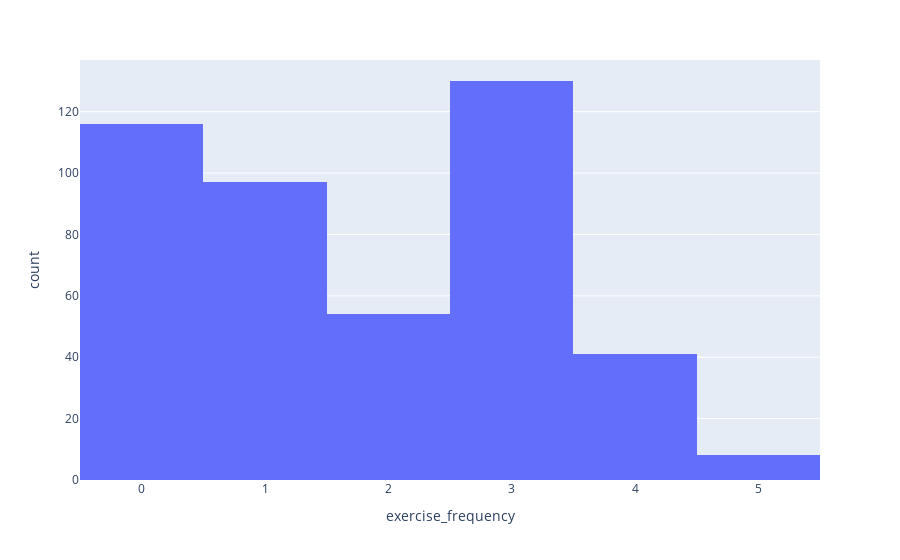

Notebook code for this chart:
### Code cell
px.histogram(df, 'exercise_frequency')

### Figure 1 — Plotly figure (JSON) as saved in the notebook; plotly's stock layout.template omitted (floating-point values rounded to 4 significant figures; data arrays with more than 128 entries replaced by an {"elided": "..."} marker saying what was removed)
{"data": [{"alignmentgroup": "True", "bingroup": "x", "hovertemplate": "exercise_frequency=%{x}<br>count=%{y}<extra></extra>", "legendgroup": "", "marker": {"color": "#636efa", "pattern": {"shape": ""}}, "name": "", "offsetgroup": "", "orientation": "v", "showlegend": false, "type": "histogram", "x": {"elided": "452 int values"}, "xaxis": "x", "yaxis": "y"}], "layout": {"barmode": "relative", "legend": {"tracegroupgap": 0}, "margin": {"t": 60}, "xaxis": {"anchor": "y", "domain": [0, 1], "title": {"text": "exercise_frequency"}}, "yaxis": {"anchor": "x", "domain": [0, 1], "title": {"text": "count"}}}}
